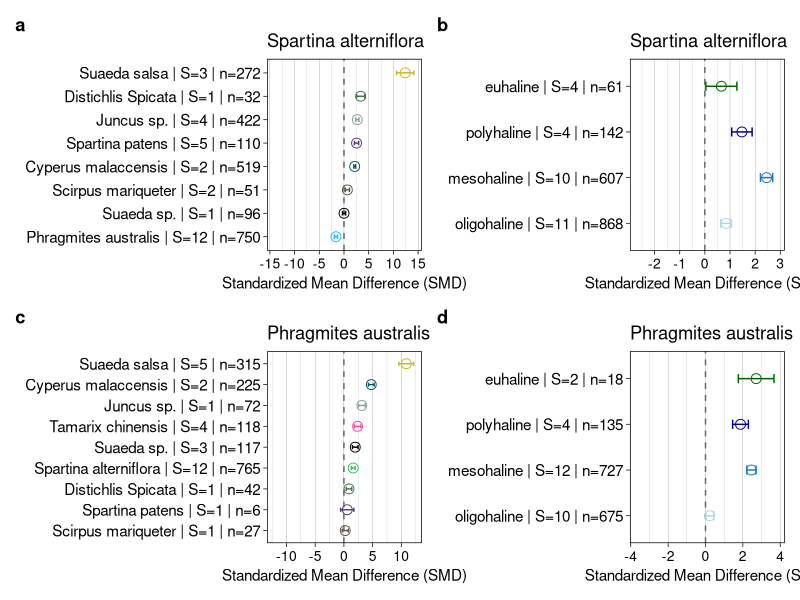

Source code (R): (Note: this script raises an error after producing the figure.)
#last update 09.29.25 by Sawyer Balint
#Title: Plant Species Drive Global Coastal Wetland Methane Fluxes Meta-analysis
#SMD analysis

# load packages -----------------------------------------------------------

rm(list = ls()) #clear environment

library(tidyverse)
library(metafor)
library(patchwork)

# import data -------------------------------------------------------------

raw.df <- read.csv("raw/SMD_data.csv")

# graphing theme ----------------------------------------------------------

#custom graphing theme to reduce repetition
theme <- list(
  theme_linedraw(),
  geom_point(shape=21, size = 3),
  geom_vline(xintercept = 0, linetype = "dashed", color = "gray40"),
  scale_color_manual(values = c("Cyperus malaccensis"="#025766", "Spartina patens" = "#5c3972", 
                                "Spartina alterniflora" = "#2FC45D", "Phragmites australis" ="#20bcff",
                                "Distichlis Spicata" = "#47724c", "Suaeda salsa" = "#c6b822",
                                "Cladium jamaicense" =  "#564e95", "Juncae sp" = "lightblue",
                                "Juncus sp." = "#86a291",
                                "Sesuvium portulacastrum" = "#90E669", "Plantago maritima" = "#47724c",
                                "Scirpus mariqueter" = "#60563f", "Tamarix chinensis"="#FF46A2",
                                "Salicornia sp."="black", "Suaeda sp." = "black")),
    labs(
      x = "Standardized Mean Difference (SMD)",
      y = NULL),
    theme(
      legend.text =element_text(size = 12, colour = "black", family = "Helvetica"),
      axis.text.x = element_text(size = 10, colour = "black", family = "Helvetica"), 
      axis.text.y = element_text(size = 11, colour = "black", family = "Helvetica"),
      axis.title.x = element_text(size = 11, color = "black", family = "Helvetica"),
      plot.background = element_rect(fill = "transparent", colour = NA),
      panel.background = element_rect(fill = "transparent", colour = NA),
      legend.background = element_rect(fill = "transparent", colour = NA),
      legend.position="none",
      panel.grid.major.y = element_blank()
    )
  
)

#function to calculate effect size
calc_es <- function(data, species){
  
  #separate out Spartina alterniflora rows
  df1 <- data %>%
    filter(plant_species == species) %>%
    select(p_num, month, sampling_year,
           ch4_var_t = ch4_var, 
           ch4_n_t = ch4_n, 
           ch4_flux_t = ch4_flux)
  
  #filter non-Spartina rows
  df2 <- data %>%
    filter(plant_species != species)
  
  #join non-Spartina with matching Spartina rows by p_num and season
  paired.df <- df2 %>%
    left_join(df1, by = c("p_num", "sampling_year", "month"), relationship = "many-to-many") %>%
    filter(!is.na(ch4_flux_t))  # keep only pairs where Spartina data exists
  
  meta.df <- escalc(measure = "SMD", 
                    m1i = ch4_flux_t, 
                    sd1i = ch4_var_t, 
                    n1i = ch4_n_t,
                    m2i = ch4_flux, 
                    sd2i = ch4_var, 
                    n2i = ch4_n, 
                    data = paired.df)
  
  return(meta.df)
  
}

#function to calculate average yi and vi
calc_yi <- function(data){
  
  data %>%
    summarise(
      avg_yi = mean(yi, na.rm = TRUE),
      avg_vi = sum(vi, na.rm = TRUE) / (n()^2),
      ch4_n = sum(ch4_n),
      p_num = paste(unique(p_num), collapse = ", "),
      salinity = paste(unique(salinity), collapse = ", "),  
    )
}

#function to calculate average CH4 flux
calc_mean <- function(data){
  
  data %>%
    summarise(
      ch4_flux = mean(ch4_flux, na.rm = TRUE),
      ch4_n = sum(ch4_n),
      ch4_var=mean(ch4_var),
      
      plant_species = as.factor(paste(unique(plant_species), collapse = ", ")),
      salinity = as.factor(paste(unique(salinity), collapse = ", ")),
      month = as.factor(paste(unique(month), collapse = ", ")),
      sampling_year = as.numeric(paste(unique(sampling_year), collapse = ", ")),
      p_num = as.numeric(paste(unique(p_num), collapse = ", "))
    )
}

#function to calculate confidence intrval
calc_ci <- function(data, model){
  
    data %>%
      mutate(
        yi = model$yi,
        vi = model$vi,
        se = sqrt(vi),
        ci_lower = yi - 1.96 * se,
        ci_upper = yi + 1.96 * se
      )
  
}
  
# perform SMD analysis ----------------------------------------------------

df <- raw.df %>% #clean up the data
  drop_na(ch4_flux, ch4_n, ch4_var, plant_species) %>%
  filter(plant_species != "") %>%
  group_by(plant_species) %>%
  filter(n_distinct(p_num) > 1) %>% #make sure there is more than one study that measures the plant species
  ungroup()
  
#Data from the same study, latitude, estuary, marsh, year, month, plant species, and salinity are assign same ID.
df <- df %>%
  mutate(repeat_flag = ifelse("repeat" == "Y", TRUE, FALSE)) %>%
  mutate(group_key = ifelse(!repeat_flag,
                            paste(p_num, lat, estuary, marsh, sampling_year, month, plant_species, salinity, specific_site, section, sep = "_"),
                            NA)) %>%
  # Create numeric unique IDs for each group_key
  mutate(unique_id = ifelse(!repeat_flag,
                            as.integer(factor(group_key)),
                            NA)) %>%
  relocate(unique_id, .after = p_num)

meta.df <- calc_es(df, "Spartina alterniflora")

# graph by plant species --------------------------------------------------

#Count number of unique studies per plant_species
count.df <- meta.df %>%
  group_by(plant_species) %>%
  summarise(n_studies = n_distinct(p_num), .groups = "drop")

#Aggregate the data
aggregated.df <- meta.df %>%
  group_by(plant_species) %>%
  calc_yi() %>%
  left_join(count.df, by = "plant_species") %>%
  mutate(slab_label = paste0(plant_species, " | S=", n_studies, " | n=", ch4_n))

model <- rma(avg_yi, avg_vi, data = aggregated.df, method = "REML", knha=TRUE)

# Extract model results
plot.df <- aggregated.df %>%
  calc_ci(model)

p1<- ggplot(plot.df, aes(x = yi, y = reorder(slab_label, yi), color=plant_species)) +
  theme+
  geom_errorbarh(aes(xmin = ci_lower, xmax = ci_upper, color=plant_species), height = 0.2) +
  scale_x_continuous(limits = c(-max(plot.df$ci_upper), max(plot.df$ci_upper) + 0.2)) +
  labs(title = "Spartina alterniflora")

# by salinity -------------------------------------------------------------

salinity.df <- df %>%
  group_by(unique_id) %>%
  calc_mean()

meta.df <- calc_es(salinity.df, "Spartina alterniflora")

# Step 1: Count number of unique studies per plant_species
count.df <- meta.df %>%
  group_by(salinity) %>%
  summarise(n_studies = n_distinct(p_num), .groups = "drop")

aggregated.df <- meta.df %>%
  group_by(salinity) %>%
  calc_yi()%>%
  left_join(count.df, by = "salinity") %>%
  mutate(slab_label = paste0(salinity, " | S=", n_studies, " | n=", ch4_n)) %>%
  mutate(salinity = factor(salinity, 
                           levels = c("oligohaline", "mesohaline", "polyhaline", "euhaline"), 
                           ordered = TRUE))

model <- rma(avg_yi, avg_vi, data = aggregated.df, method = "REML", knha=TRUE)
summary(model)

# Extract model results
plot.df <- aggregated.df %>%
  calc_ci(model)%>%
  mutate(
    salinity = factor(salinity, 
                      levels = c("oligohaline", "mesohaline", "polyhaline", "euhaline")),
    slab_label = fct_reorder(slab_label, as.numeric(salinity))  # order by salinity
  )


p2 <- ggplot(plot.df, aes(x = yi, y = slab_label, color=salinity)) +
  theme+
  geom_errorbarh(aes(xmin = ci_lower, xmax = ci_upper, color=salinity), height = 0.2) +
  scale_color_manual(values = c("oligohaline" = "lightblue", 
                                "mesohaline" = "#1F78B4",
                                "polyhaline" = "darkblue",
                                "euhaline" = "darkgreen")) +
  scale_x_continuous(limits = c(-max(plot.df$ci_upper), max(plot.df$ci_upper) + 0.2)) +
  labs(title = "Spartina alterniflora"
  )

# Phragmites --------------------------------------------------------------

meta.df <- calc_es(df, "Phragmites australis")

#count number of unique studies per plant_species
count.df <- meta.df %>%
  group_by(plant_species) %>%
  summarise(n_studies = n_distinct(p_num), .groups = "drop")

#aggregate the data
aggregated.df <- meta.df %>%
  group_by(plant_species) %>%
  calc_yi() %>%
  left_join(count.df, by = "plant_species") %>%  
  mutate(slab_label = paste0(plant_species, " | S=", n_studies, " | n=", ch4_n))

model <- rma(avg_yi, avg_vi, data = aggregated.df, method = "REML", knha=TRUE)
summary(model)

# Extract model results
plot.df <- aggregated.df %>%
  calc_ci(model)

p3<- ggplot(plot.df, aes(x = yi, y = reorder(slab_label, yi), color=plant_species)) +
  theme+
  geom_errorbarh(aes(xmin = ci_lower, xmax = ci_upper, color=plant_species), height = 0.2) +
  scale_x_continuous(limits = c(-max(plot.df$ci_upper), max(plot.df$ci_upper) + 0.2)) +
  labs(title = "Phragmites australis"
  )

# by salinity -------------------------------------------------------------

meta.df <- df %>%
  group_by(unique_id) %>%
  calc_mean() %>%
  calc_es("Phragmites australis")

count.df <- meta.df %>%
  group_by(salinity) %>%
  summarise(n_studies = n_distinct(p_num), .groups = "drop")

aggregated.df <- meta.df %>%
  group_by(salinity) %>%
  calc_yi() %>%
  left_join(count.df, by = "salinity") %>%
  mutate(slab_label = paste0(salinity, " | S=", n_studies, " | n=", ch4_n)) %>%
  mutate(salinity = factor(salinity, 
                           levels = c("oligohaline", "mesohaline", "polyhaline", "euhaline"), 
                           ordered = TRUE))

model <- rma(avg_yi, avg_vi, data = aggregated.df, method = "REML", knha=TRUE)
summary(model)

# Extract model results
plot.df <- aggregated.df %>%
  calc_ci(model) %>%
  mutate(salinity = factor(salinity, 
                           levels = c("oligohaline", "mesohaline", "polyhaline", "euhaline"), 
                           ordered = TRUE),
         slab_label = fct_reorder(slab_label, as.numeric(salinity))
  )

p4 <- ggplot(plot.df, aes(x = yi, y = slab_label, color=salinity)) +
  theme+
  geom_errorbarh(aes(xmin = ci_lower, xmax = ci_upper, color=salinity), height = 0.2) +
  scale_color_manual(values = c("oligohaline" = "lightblue", 
                                "mesohaline" = "#1F78B4",
                                "polyhaline" = "darkblue",
                                "euhaline" = "darkgreen")) +
  scale_x_continuous(limits = c(-max(plot.df$ci_upper), max(plot.df$ci_upper) + 0.2)) +
  labs(title = "Phragmites australis"
  )

# combine plots -----------------------------------------------------------

combined_plot <- wrap_plots(p1 + p2+ p3+p4) + 
  plot_annotation(tag_levels = 'a') &
  theme(
    plot.tag = element_text(face = "bold"))

combined_plot

ggsave("figures/Figure_S6.png",width=12,height=8)
